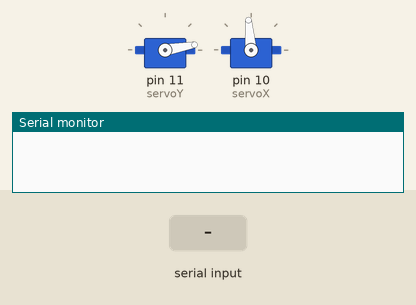
Recording of a sketch running on a simulated Arduino Uno, built with avr-gcc and run on an emulated ATmega328P. Shown: 2 × servo, the last lines printed to the serial monitor. The inputs (shaded band) are chosen by the test bench.

Above: at 1.2 s.
1.3 s: "90,45|" received over Serial
At 3.0 s:
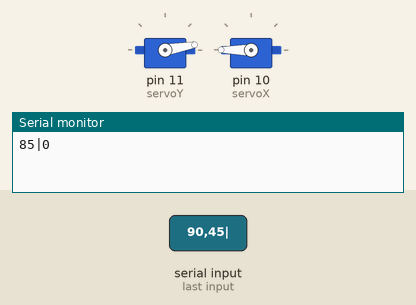
Timing chart, 0 to 4.5 s (numbered marks = the images above; inputs shaded):
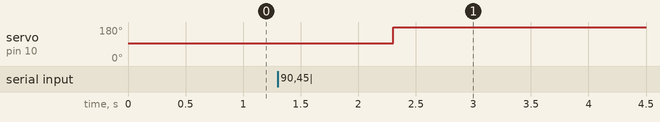

Measured:
- after the input at 1.3 s, servo on pin 10 (servoX): 95° → 180° after 1.0 s

The sketch:

LidarliGimbal.ino
```cpp
// Gimbal kontrol kodu
#include <Servo.h>

Servo servoX;
Servo servoY;

int servoY_Min = 10;
int servoY_Max = 115;

int servoX_Mid = 95;

int servoX_Val = servoX_Mid;
int servoY_Val = 0;
int servoY_Write_Val = servoY_Min;

void setup() {
  Serial.begin(9600);
  servoY.attach(11);
  servoX.attach(10);

  servoX.write(servoX_Val);
  servoY.write(servoY_Write_Val);
}

void loop() {
  if (Serial.available() > 0) {
    // Veriyi parçala
    String veriX = Serial.readStringUntil('|');
    String veriY = Serial.readStringUntil('\n');

    int girisAciX = veriX.toInt();
    int girisAciY = veriY.toInt();

    /*
    Serial.print("Y: ");
    Serial.println(girisAciY);

    Serial.print("X: ");
    Serial.println(girisAciX);
    */

    // 1. Servo Kontrol ve Yazdırma
    if (servoX_Val + girisAciX >= 0 && servoX_Val + girisAciX <= 180) {
      servoX_Val += girisAciX;
      servoX.write(servoX_Val);
    }
    else if (servoX_Val + girisAciX < 0) {
      servoX_Val = 0;
      servoX.write(servoX_Val);
    }
    else if (servoX_Val + girisAciX > 180) {
      servoX_Val = 180;
      servoX.write(servoX_Val);
    }

    // Akım koruması için kısa bekleme (Bağlantı kopmasını önler)
    delay(15);

    // 2. Servo Kontrol ve Yazdırma
    if (servoY_Val + girisAciY >= 0 && servoY_Val + girisAciY <= 90) {
      servoY_Val += girisAciY;
      servoY_Write_Val = map(servoY_Val, 0, 90, servoY_Min, servoY_Max);
      servoY.write(servoY_Write_Val);
    }
    else if (servoY_Val + girisAciY < 0) {
      servoY_Val = 0;
      servoY_Write_Val = map(servoY_Val, 0, 90, servoY_Min, servoY_Max);
      servoY.write(servoY_Write_Val);
    }
    else if (servoY_Val + girisAciY > 180) {
      servoY_Val = 90;
      servoY_Write_Val = map(servoY_Val, 0, 90, servoY_Min, servoY_Max);
      servoY.write(servoY_Write_Val);
    }

    Serial.print(servoX_Val - servoX_Mid);
    Serial.print("|");
    Serial.println(servoY_Val);
  }
}
```
